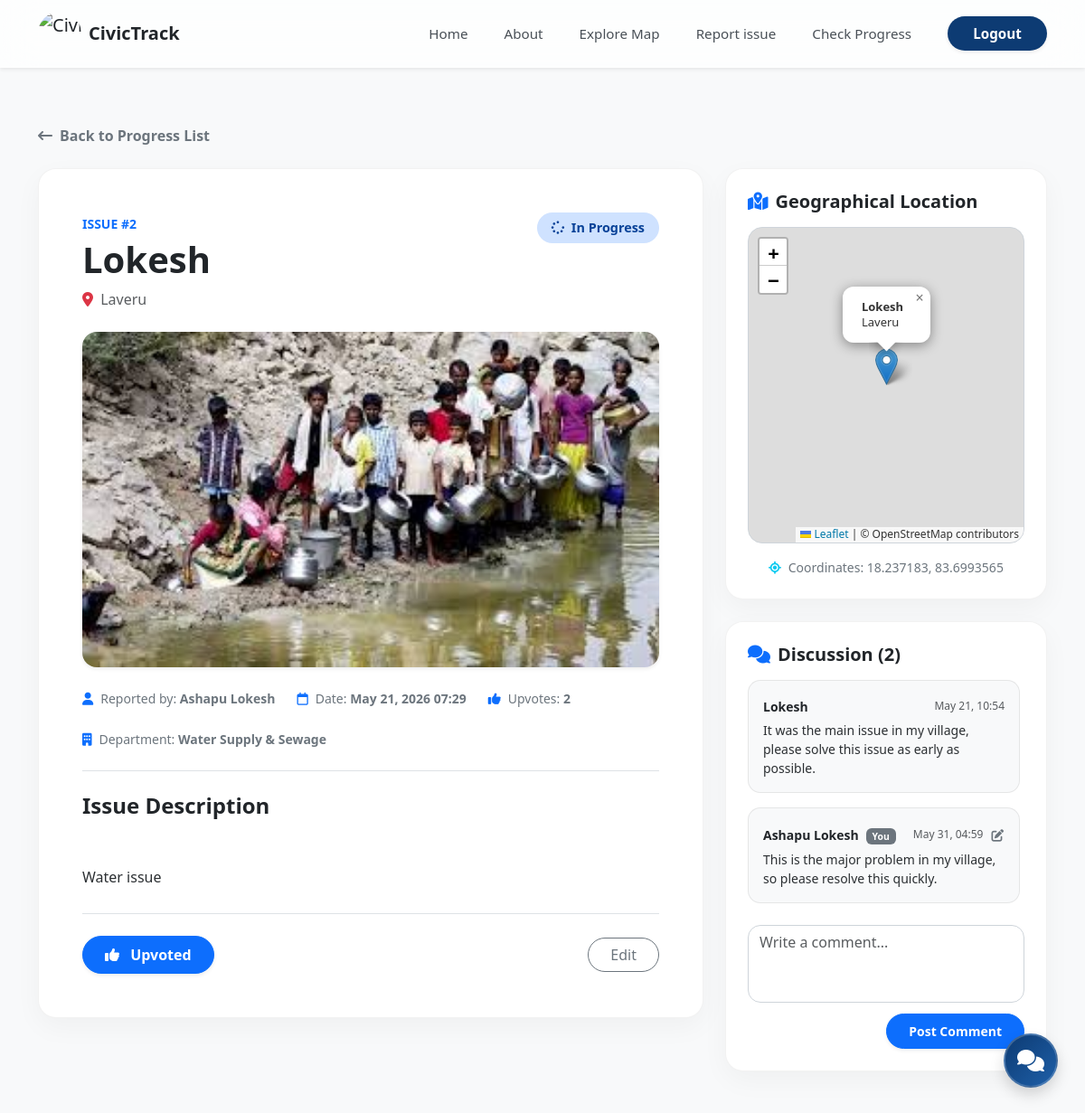
Screenshot of /issue/2/ (signed in) with the database file from the repository.
### issues/models.py (models this page shows, shortened)
class CivicIssue(models.Model):
    name = models.CharField(max_length=150)
    origin_location = models.CharField(max_length=255)
    issue_details = models.TextField()
    uploaded_image = models.ImageField(upload_to='civic_issues_gallery/', blank=False, null=False)
    created_at = models.DateTimeField(auto_now_add=True)
    status = models.CharField(max_length=20, default='Open')
    user = models.ForeignKey(User, on_delete=models.CASCADE, null=True, blank=True)
    latitude = models.FloatField(null=True, blank=True)
    longitude = models.FloatField(null=True, blank=True)
    votes = models.ManyToManyField(User, related_name='voted_issues', blank=True)
    DEPARTMENT_CHOICES = [
        ('Water', 'Water Supply & Sewage'),
        ('Roads', 'Roads & Traffic'),
        ('Sanitation', 'Sanitation & Waste'),
        ('Electricity', 'Electricity & Lighting'),
        ('Health', 'Public Health & Safety'),
        ('Other', 'Other/General'),
    ]
    assigned_department = models.CharField(
        max_length=50,
        choices=DEPARTMENT_CHOICES,
        default='Other',
        blank=True,
        null=True
    )

class Comment(models.Model):
    issue = models.ForeignKey(CivicIssue, on_delete=models.CASCADE, related_name='comments')
    user = models.ForeignKey(User, on_delete=models.CASCADE)
    content = models.TextField()
    created_at = models.DateTimeField(auto_now_add=True)

### issues/views.py (the view)
# urls.py: path('issue/<int:id>/', views.issue_detail, name='issue_detail'),
def issue_detail(request, id):
    issue = get_object_or_404(CivicIssue, id=id)
    return render(request, 'issue_detail.html', {
        'issue': issue,
        'department_choices': CivicIssue.DEPARTMENT_CHOICES
    })

### templates/issue_detail.html (shortened to what this page needs)
<!DOCTYPE html>
<html lang="en">
<head>
    <link href="https://cdn.jsdelivr.net/npm/bootstrap@5.3.8/dist/css/bootstrap.min.css" rel="stylesheet">
    <link href="https://cdnjs.cloudflare.com/ajax/libs/font-awesome/6.4.0/css/all.min.css" rel="stylesheet">
    <link rel="stylesheet" href="https://cdnjs.cloudflare.com/ajax/libs/leaflet/1.9.4/leaflet.min.css" />
</head>
<body class="bg-light" style="padding-top: 90px;">
    {% include 'navbar.html' %}
    <div class="container py-5">
        <div class="mb-4">
            <a href="{% url 'check_progress' %}" class="text-decoration-none text-secondary fw-semibold">
                <i class="fa-solid fa-arrow-left-long me-2"></i>Back to Progress List
            </a>
        </div>
        <div class="row g-4">
            <div class="col-12 col-lg-8">
                <div class="detail-card p-4 p-md-5">
                    <div class="d-flex flex-column flex-md-row justify-content-between align-items-md-start gap-3 mb-4">
                        <div>
                            <span class="text-primary fw-bold text-uppercase tracking-wider small">Issue #{{ issue.id }}</span>
                            <h1 class="fw-bold text-dark mt-1 mb-2">{{ issue.name }}</h1>
                            <p class="text-muted mb-0">
                                <i class="fa-solid fa-location-dot text-danger me-1"></i> {{ issue.origin_location }}
                            </p>
                        </div>
                        <div>
                            {% if issue.status == 'Resolved' %}
                            <span class="status-badge status-resolved"><i class="fa-solid fa-circle-check me-1"></i> Resolved</span>
                            {% elif issue.status == 'In Progress' %}
                            <span class="status-badge status-in-progress"><i class="fa-solid fa-spinner fa-spin me-1"></i> In Progress</span>
                            {% else %}
                            <span class="status-badge status-open"><i class="fa-solid fa-circle-exclamation me-1"></i> Open</span>
                            {% endif %}
                        </div>
                    </div>
                    <div class="mb-4">
                        {% if issue.uploaded_image %}
                        <img src="{{ issue.uploaded_image.url }}" class="issue-img img-fluid shadow-sm" alt="{{ issue.name }}">
                        {% else %}
                        <div class="bg-secondary bg-opacity-10 rounded-4 d-flex align-items-center justify-content-center" style="height: 300px;">
                            <i class="fa-solid fa-image text-secondary fs-1 opacity-50"></i>
                        </div>
                        {% endif %}
                    </div>
                    <div class="d-flex flex-wrap gap-4 border-bottom pb-4 mb-4 text-secondary small">
                        <div>
                            <i class="fa-solid fa-user me-2 text-primary"></i>Reported by: <strong>{% if issue.user %}{{ issue.user.first_name|default:issue.user.email }}{% else %}Anonymous{% endif %}</strong>
                        </div>
                        <div>
                            <i class="fa-regular fa-calendar me-2 text-primary"></i>Date: <strong>{{ issue.created_at|date:"M d, Y H:i" }}</strong>
                        </div>
                        <div>
                            <i class="fa-solid fa-thumbs-up me-2 text-primary"></i>Upvotes: <strong id="voteCountBadge">{{ issue.votes.count }}</strong>
                        </div>
                        <div>
                            <i class="fa-solid fa-building me-2 text-primary"></i>Department: <strong>{{ issue.get_assigned_department_display }}</strong>
                        </div>
                    </div>
                    <div class="mb-4">
                        <h4 class="fw-bold text-dark mb-3">Issue Description</h4>
                        <p class="text-secondary-emphasis lh-lg" style="text-align: justify; white-space: pre-line;">
                            {{ issue.issue_details }}
                        </p>
                    </div>
                    {% if user.is_authenticated %}
                    <div class="d-flex align-items-center gap-3 border-top pt-4">
                        <form method="POST" action="{% url 'upvote_issue' issue.id %}" id="voteForm" class="d-inline">
                            <button type="submit" class="btn {% if user in issue.votes.all %}btn-primary{% else %}btn-outline-primary{% endif %} rounded-pill px-4 py-2 fw-semibold shadow-sm vote-btn">
                                <i class="fa-solid fa-thumbs-up me-2"></i>
                                {% if user in issue.votes.all %}
                                Upvoted
                                {% else %}
                                Upvote Issue
                                {% endif %}
                            </button>
                        </form>
                        {% if issue.user == user or user.is_staff or user.is_superuser %}
                        <div class="ms-auto d-flex gap-2">
                            <a href="{% url 'update' issue.id %}" class="btn btn-outline-secondary rounded-pill px-4">Edit</a>
                        </div>
                        {% endif %}
                    </div>
                    {% endif %}
                </div>
            </div>
            <div class="col-12 col-lg-4">
                <div class="detail-card p-4 mb-4">
                    <h5 class="fw-bold text-dark mb-3"><i class="fa-solid fa-map-location-dot me-2 text-primary"></i>Geographical Location</h5>
                    {% if issue.latitude and issue.longitude %}
                    <div id="detailMap" class="mb-3"></div>
                    <div class="text-secondary small text-center">
                        <i class="fa-solid fa-location-crosshairs me-1 text-info"></i> Coordinates: {{ issue.latitude }}, {{ issue.longitude }}
                    </div>
                    {% else %}
                    <div class="bg-secondary bg-opacity-10 rounded-4 p-4 text-center text-muted">
                        <i class="fa-solid fa-map-pin fs-2 opacity-50 mb-2"></i>
                        <p class="mb-0 small">No exact coordinates specified for this issue.</p>
                    </div>
                    {% endif %}
                </div>
                <div class="detail-card p-4">
                    <h5 class="fw-bold text-dark mb-3"><i class="fa-solid fa-comments me-2 text-primary"></i>Discussion ({{ issue.comments.count }})</h5>
                    <div class="d-flex flex-column gap-3 mb-4" style="max-height: 400px; overflow-y: auto; padding-right: 5px;">
                        {% for comment in issue.comments.all|dictsort:"created_at" %}
                        <div class="comment-box p-3" id="comment-box-{{ comment.id }}">
                            <div class="d-flex justify-content-between align-items-center mb-1">
                                <div>
                                    <span class="fw-bold text-dark small">{{ comment.user.first_name|default:comment.user.email }}</span>
                                    {% if comment.user == user %}
                                    <span class="badge bg-secondary ms-1" style="font-size: 0.65rem;">You</span>
                                    {% endif %}
                                </div>
                                <div class="d-flex align-items-center gap-2">
                                    <span class="text-muted small" style="font-size: 0.75rem;">{{ comment.created_at|date:"M d, H:i" }}</span>
                                    {% if comment.user == user %}
                                    <button class="btn btn-link p-0 text-secondary edit-comment-btn" data-comment-id="{{ comment.id }}" title="Edit Comment" style="text-decoration: none;">
                                        <i class="fa-solid fa-pen-to-square" style="font-size: 0.85rem;"></i>
                                    </button>
                                    {% endif %}
                                </div>
                            </div>
                            <p class="text-secondary-emphasis mb-0 small comment-content" id="comment-content-{{ comment.id }}" style="white-space: pre-line;">{{ comment.content }}</p>
                        </div>
                        {% empty %}
                        <p class="text-muted text-center py-4 small mb-0">No comments yet. Start the conversation below!</p>
                        {% endfor %}
                    </div>
                    {% if user.is_authenticated %}
                    <form class="comment-form d-flex flex-column gap-2" method="POST" action="{% url 'add_comment' issue.id %}">
                        <textarea class="form-control" name="content" rows="3" placeholder="Write a comment..." required></textarea>
                        <button type="submit" class="btn btn-primary btn-sm rounded-pill py-2 mt-1 fw-semibold shadow-sm align-self-end px-4">Post Comment</button>
                    </form>
                    {% else %}
                    <div class="text-center py-2 bg-light rounded-3">
                        <small class="text-muted">Please <a href="{% url 'login' %}">login</a> to comment.</small>
                    </div>
                    {% endif %}
                </div>
            </div>
        </div>
    </div>
</body>
</html>

### templates/issue_detail.html (style rules this page uses)
* { font-family: 'Segoe UI', Tahoma, Geneva, Verdana, sans-serif; }
.detail-card { background: white; border-radius: 20px; box-shadow: 0 10px 30px rgba(0,0,0,0.04); border: 1px solid rgba(0,0,0,0.05); overflow: hidden; }
.status-badge { font-weight: 700; padding: 6px 16px; border-radius: 50px; font-size: 0.9rem; display: inline-block; }
.status-in-progress { background-color: #cfe2ff; color: #084298; }
.issue-img { width: 100%; max-height: 400px; object-fit: cover; border-radius: 16px; }
.comment-box { border-radius: 14px; border: 1px solid rgba(0,0,0,0.08); background: #f8f9fa; }
.comment-form textarea { border-radius: 14px; resize: none; border: 1px solid #ced4da; }
.vote-btn { transition: all 0.2s ease-in-out; }
#detailMap { height: 350px; width: 100%; border-radius: 16px; border: 1px solid #ced4da; z-index: 1; }

### templates/navbar.html (style rules this page uses)
html { scroll-behavior: smooth; scroll-padding-top: 85px; }
* { font-family: 'Segoe UI', Tahoma, Geneva, Verdana, sans-serif; }

### rows the page displays
CivicIssue: id "2", name "Lokesh", origin_location "Laveru", uploaded_image (picture), user.first_name "Ashapu Lokesh", created_at "May 21, 2026 07:29", votes.count "2", assigned_department "Water Supply & Sewage", issue_details "Water issue", latitude "18.237183", longitude "83.6993565", comments.count "2"
Comment: user.first_name "Lokesh", created_at "May 21, 10:54", content "It was the main issue in my village, please solve this issue as early as possible."
Comment: user.first_name "Ashapu Lokesh", shows "You", created_at "May 31, 04:59", content "This is the major problem in my village, so please resolve this quickly."
